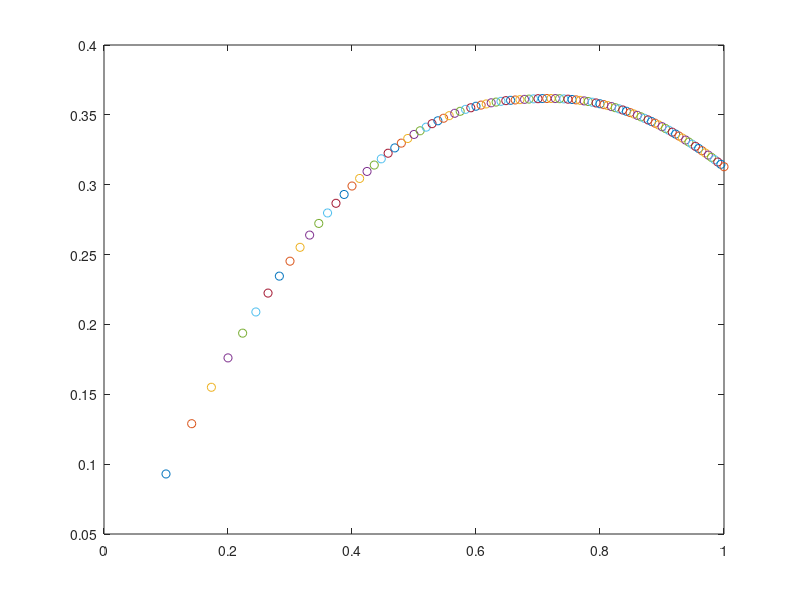

Source code (MATLAB):
clc
clear all
close all

% This file is just used for testing branches of code which might contain
% bugs

psi = 2;
alpha = 0;
theta = [0:pi/4:pi/2];
f = 1;
x=zeros(3,1);

for z = [0.01:0.01:1]
    x(1) = sqrt(z);
    eta = z*((sin(theta)).^2);
    while (f>10^-3)
        f = x(1)*(1-x(2)) - (theta(2)*x(1)/(2*psi))*(psi*alpha*(x(2)-x(1))/(eta(2)-eta(1)) + x(2))*sin(theta(2)) - x(2)*(1-x(2));
        df = -x(1) - (theta(2)*x(1)/(2*psi))*(psi*alpha/(eta(2)-eta(1)) + 1)*sin(theta(2)) +(2*x(2)-1);
        x(2) = x(2) - (0.1)*f/df;
    end
    f =1;
    
    while (f>10^-3)
        f = (x(2)-x(3))*(1-x(2))*(1-x(3)) - (x(1)*(theta(3)-theta(2))/(2*psi))*(psi*alpha*(x(3)-x(2))/(eta(3)-eta(2)) + x(3))*sin(theta(3))*(1-x(2)) ...
             - (x(1)*(theta(3)-theta(2))/(2*psi))*(psi*alpha*(x(2)-x(1))/(eta(2)-eta(1)) + x(2))*sin(theta(2))*(1 - x(3));
        df = - (1+x(2) - 2*x(3))*(1-x(2)) - (x(1)*(theta(3)-theta(2))/(2*psi))*(psi*alpha/(eta(3)-eta(2)) +1)*sin(theta(3))*(1-x(2)) ...
             + (x(1)*(theta(3)-theta(2))/(2*psi))*(psi*alpha*(x(2)-x(1))/(eta(2)-eta(1)) + x(2))*sin(theta(2));
        x(3) = x(3) - (0.1)*f/df;
    end
    f=1;
    %transpose(x)
    plot(sqrt(z),x(3),'o')
    hold on
        
end
